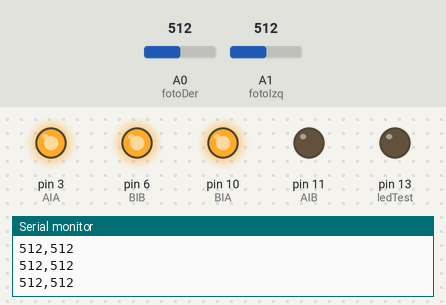
A sketch run on a simulated Arduino Uno, built with avr-gcc and run on an emulated ATmega328P. Parts: output pins drawn as LEDs (lit = HIGH), the last lines printed to the serial monitor. Inputs (shaded band) come from the test bench; at power-on: A0 (fotoDer) = 512, A1 (fotoIzq) = 512.

Above: at 4.2 s.
4.3 s: A0 (fotoDer) set to 408
5.8 s: A0 (fotoDer) set to 381
At 6.8 s:
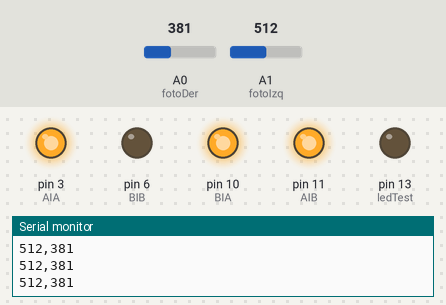
7.3 s: A1 (fotoIzq) set to 75
8.8 s: A1 (fotoIzq) set to 61
At 9.3 s:
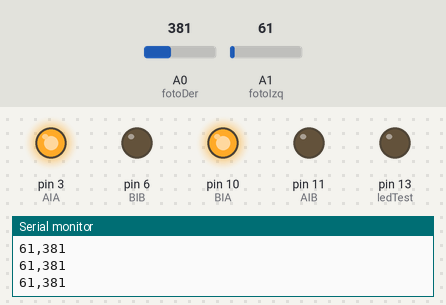
10.3 s: A1 (fotoIzq) set to 80
At 10.6 s:
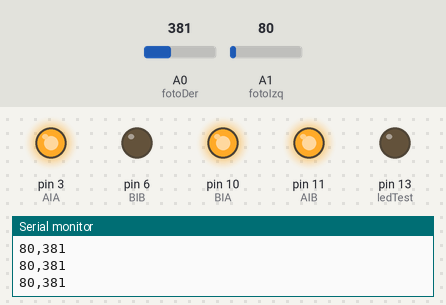
11.8 s: A1 (fotoIzq) set to 60
At 12.9 s:
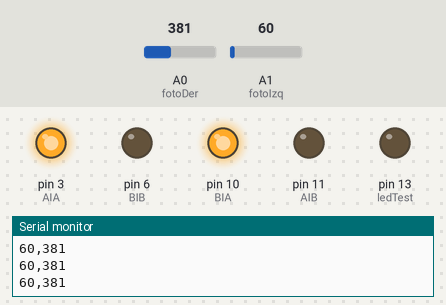
Timing chart, 0 to 14.3 s (numbered marks = the images above; inputs shaded):
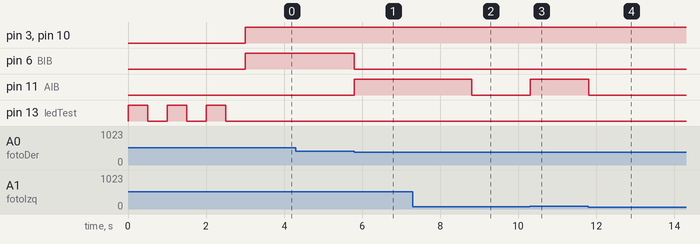

The sketch:

Seguidor_de_luz.ino
```cpp
//definir las constantes de salida

const int ledTest = 13;

//definir los motores
int AIA = 3;
int AIB = 11;
int BIA = 10;
int BIB = 6;

//definir las constantes de entrada
const int fotoIzq = A1;
const int fotoDer = A0;

//datos
int valIzq = 0;
int valDer = 0;

void setup()
{
  Serial.begin(9600);

  //iniciamos las entradas y salidas
 pinMode(ledTest, OUTPUT);

 pinMode(AIA, OUTPUT);
 pinMode(AIB, OUTPUT);
 pinMode(BIA, OUTPUT);
 pinMode(BIB, OUTPUT);


  //apago las salidas

 digitalWrite(ledTest, LOW);

 analogWrite(AIA, 0); //Siempre usar analogWrite para apagar los motores en el void setup()
 analogWrite(AIB, 0);
 analogWrite(BIA, 0);
 analogWrite(BIB, 0);

 //saludo inicial
 for(int l=0; l<=2; l++)
 {
  digitalWrite(ledTest, HIGH);
  delay(500);
  digitalWrite(ledTest, LOW);
  delay(500);
 }
}

void loop()
{

  valIzq = analogRead(fotoIzq);
  valDer = analogRead(fotoDer);

  Serial.print(valIzq);
  Serial.print(",");
  Serial.println(valDer);


 if(valIzq<70 && valDer<400)
  {
    adelante();
  }

  else if(valIzq>70 && valDer<400)
  {
    izquierda();
    delay(20);
  }

  else if(valIzq>70 && valDer>400)
  {
    derecha();
    delay(20);
  }


}


void adelante()
{
  analogWrite(AIA, 255);
  analogWrite(AIB, 0);
  analogWrite(BIA, 255);
  analogWrite(BIB, 0);
}

void derecha()
{
  analogWrite(AIA, 255);
  analogWrite(AIB, 0);
  analogWrite(BIA, 255);
  analogWrite(BIB, 255);
}

void izquierda()
{
  analogWrite(AIA, 255);
  analogWrite(AIB, 255);
  analogWrite(BIA, 255);
  analogWrite(BIB, 0);
}
```

Measured:
- the behaviour switches between 400 and 399 on A0 (fotoDer) (found by bisection; images 0 and 1)
- the behaviour switches between 70 and 69 on A1 (fotoIzq) (found by bisection; images 1 and 2)
- after the input at 5.8 s, pin 6 (BIB): HIGH → LOW at once; pin 11 (AIB): LOW → HIGH at once
- after the input at 8.8 s, pin 11 (AIB): HIGH → LOW at once
- after the input at 10.3 s, pin 11 (AIB): LOW → HIGH at once
- after the input at 11.8 s, pin 11 (AIB): HIGH → LOW at once
